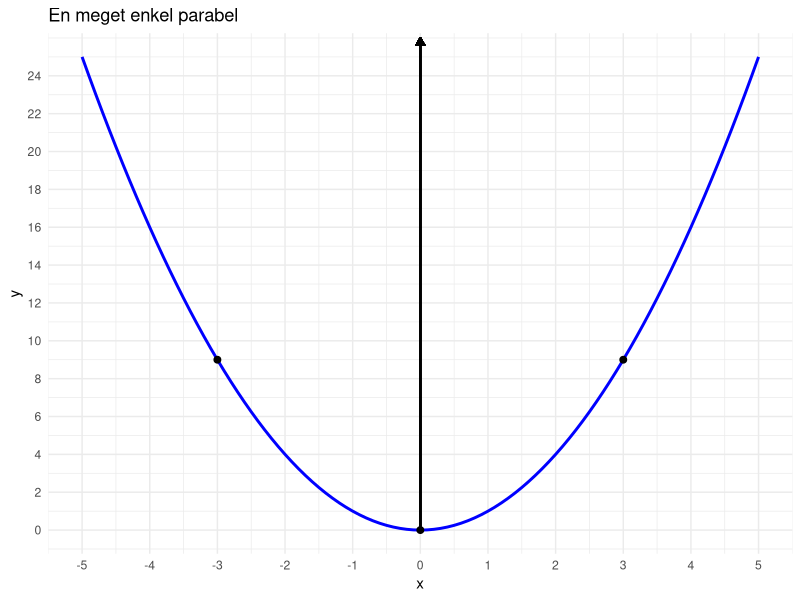
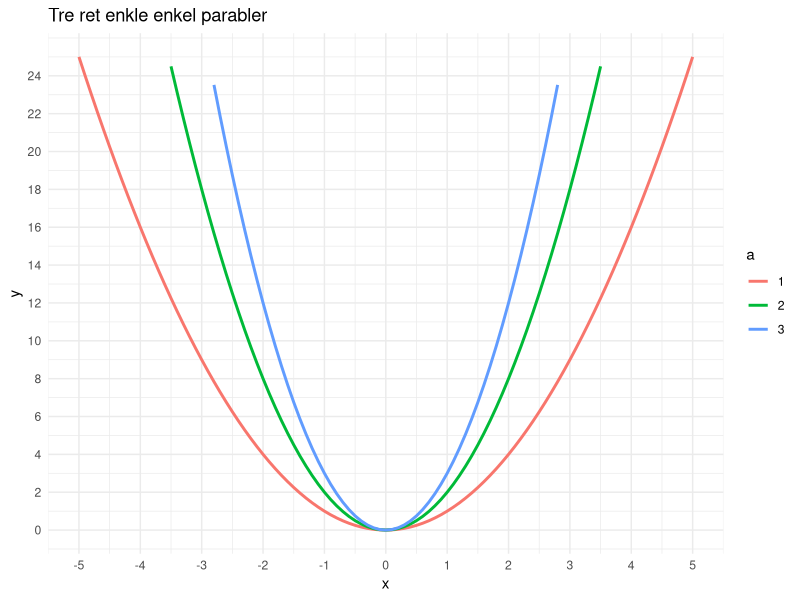
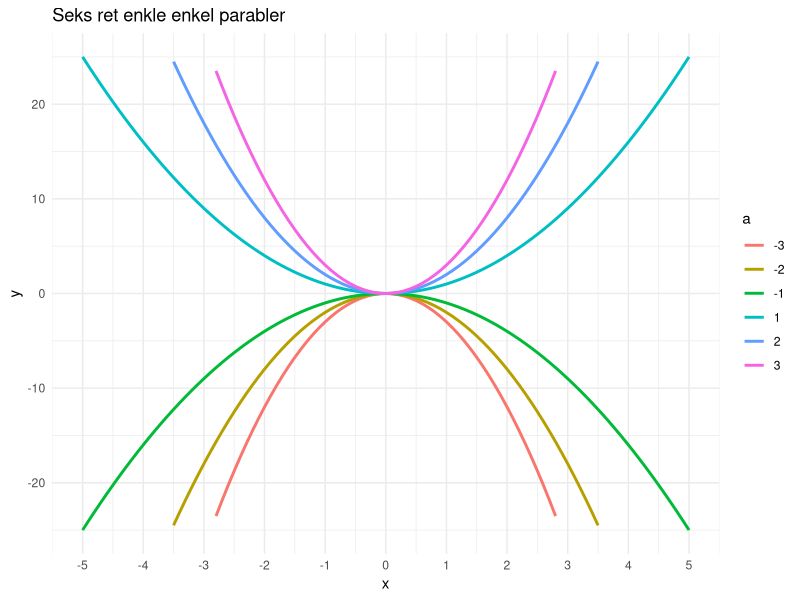
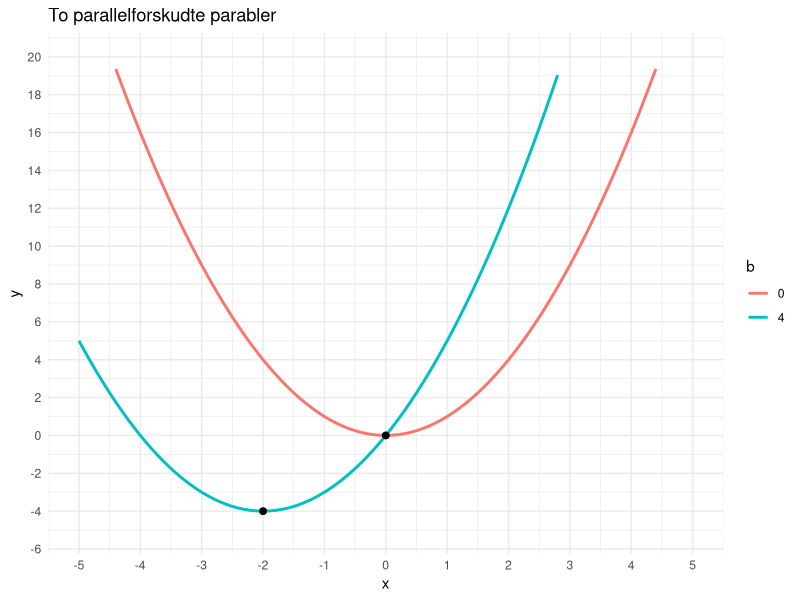
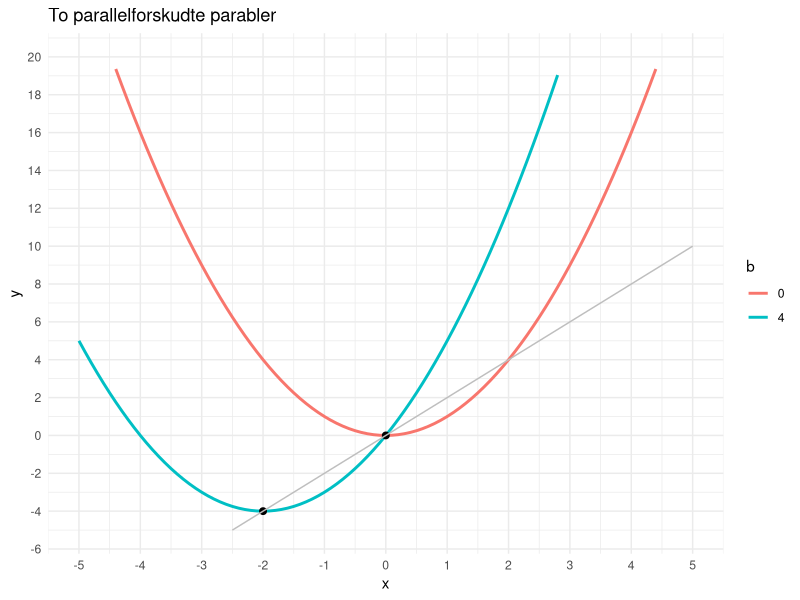
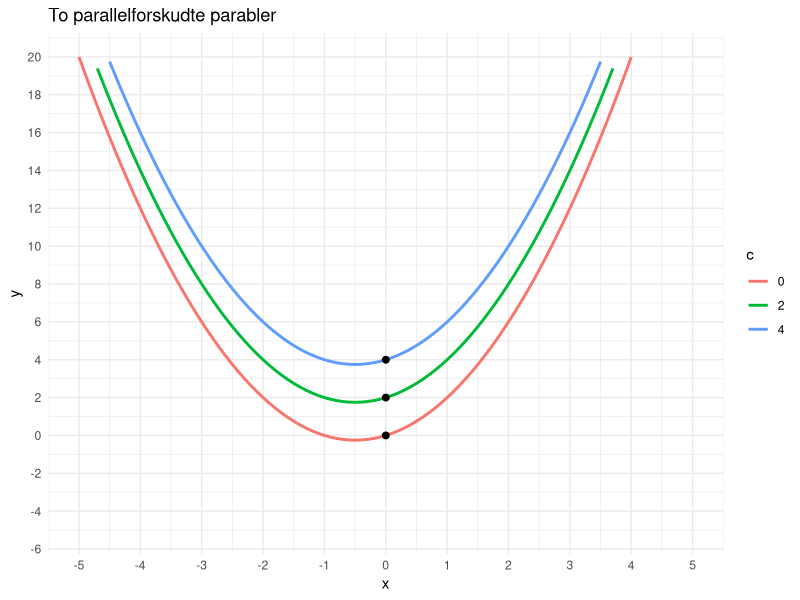
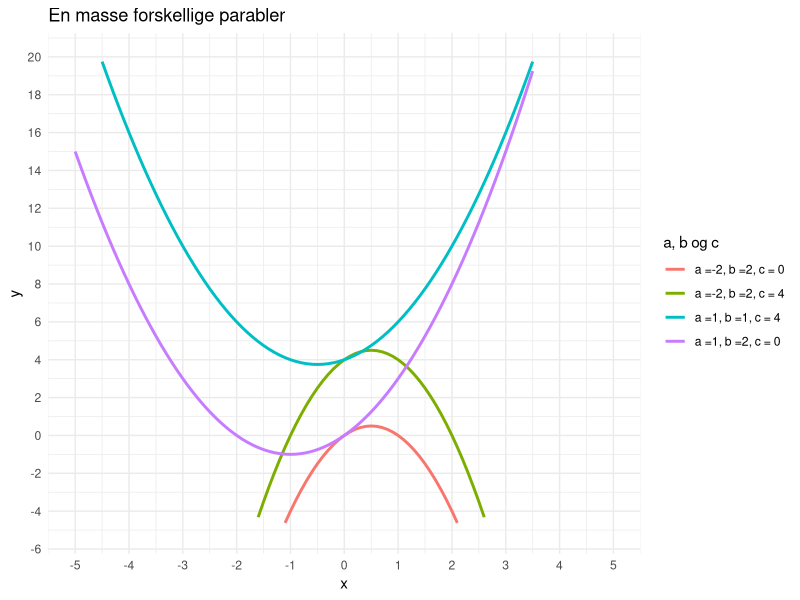
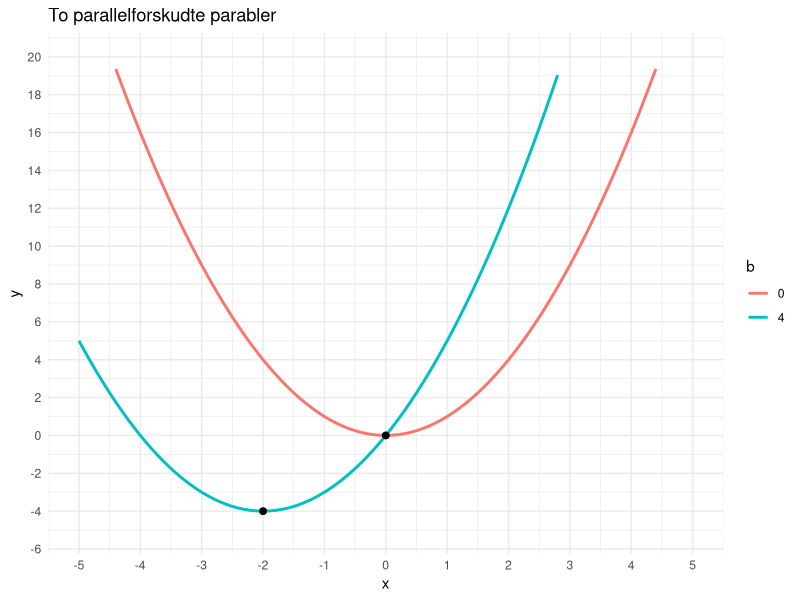

R code for these plots, in order:
## ---- chunk 1
library(tidyverse)
theme_set(theme_minimal())
## ---- chunk 2
a = 1; b = 0; c = 0
x = seq(-5, 5, by = 0.1)

f <- function(x, a, b, c) a*x^2 + b*x +c

data <- tibble(x = x, y = f(x, a, b, c))
punkter <- tibble(x = c(-3, 0, 3), y = f(x, a, b, c))

ggplot(data, aes(x, y)) +
  geom_line(color = "blue", size = 1) +
  geom_point(data = punkter, size = 2) +
  geom_segment(x = 0, xend = 0, y = 0, yend = 26, color = "black",
               arrow = arrow(type = "closed", 
                             length = unit(6, "points"))) +
  scale_x_continuous(breaks = seq(-5, 5, by = 1)) +
  scale_y_continuous(breaks = seq(0, 25, by = 2)) +
  labs(title = "En meget enkel parabel") 
## ---- chunk 3
data <- expand_grid(x, a = c(1, 2, 3)) |> 
  mutate(y = f(x, a, 0, 0))

ggplot(data, aes(x, y, color = factor(a), group = a)) +
  geom_line(size = 1) +
  scale_x_continuous(breaks = seq(-5, 5, by = 1)) +
  scale_y_continuous(breaks = seq(0, 25, by = 2), limits = c(0, 25)) +
    labs(title = "Tre ret enkle enkel parabler", color = "a")
## ---- chunk 4
data <- expand_grid(x, a = c(-3, -2, -1, 1, 2, 3)) |> 
  mutate(y = f(x, a, 0, 0))

ggplot(data, aes(x, y, color = factor(a), group = a)) +
  geom_line(size = 1) +
  scale_x_continuous(breaks = seq(-5, 5, by = 1)) +
  scale_y_continuous(limits = c(-25, 25)) +
    labs(title = "Seks ret enkle enkel parabler", color = "a")
## ---- chunk 5
data <- expand_grid(x, b = c(0, 4)) |> 
  mutate(y = f(x, 1, b, 0))

punkter <- tibble(x = c(-2, 0), y = c(-4, 0))

p4 <- ggplot(data, aes(x, y, color = factor(b), group = b)) +
  geom_line(size = 1) +
  geom_point(data = punkter, color = "black", size = 2) +
  scale_x_continuous(breaks = seq(-5, 5, by = 1)) +
  scale_y_continuous(breaks = seq(-20, 20, by = 2), limits = c(-5, 20)) +
  labs(title = "To parallelforskudte parabler", color = "b")

p4
## ---- chunk 6
linje_punkter = tibble(x = x, y = 2 *x)
p4 + geom_line(data = linje_punkter, color = "gray")
## ---- chunk 7
data <- expand_grid(x, b = 1, c = c(0, 2, 4)) |> 
  mutate(y = f(x, 1, b, c))

punkter = data |> filter(x == 0)

ggplot(data, aes(x, y, color = factor(c), group = c)) +
  geom_line(size = 1) +
  geom_point(data = punkter, color = "black", size = 2) +
  scale_x_continuous(breaks = seq(-5, 5, by = 1)) +
  scale_y_continuous(breaks = seq(-20, 20, by = 2), limits = c(-5, 20)) +
  labs(title = "To parallelforskudte parabler", color = "c")
## ---- chunk 8
data <- expand_grid(x, a = c(-2, 1), b = c(1, 2), c = c(0, 4)) |>
  group_by(a, b, c) |> 
  mutate(group = cur_group_id(),
         group_label = paste0("a =", max(a), ", b =", max(b), ", c = ", max(c)),
         y = f(x, a, b, c)) |>
  ungroup() |> 
  filter(!(a == 1 & b == 2 & c == 4),
         !(a == 1 & b == 1 & c == 0),
         !(a ==-2 & b == 1 & c == 0),
         !(a ==-2 & b == 1 & c == 4))

ggplot(data, aes(x, y, color = group_label)) +
  geom_line(size = 1) +
  scale_x_continuous(breaks = seq(-5, 5, by = 1)) +
  scale_y_continuous(breaks = seq(-20, 20, by = 2), limits = c(-5, 20)) +
  labs(title = "En masse forskellige parabler", color = "a, b og c")
## ---- chunk 9
p4
